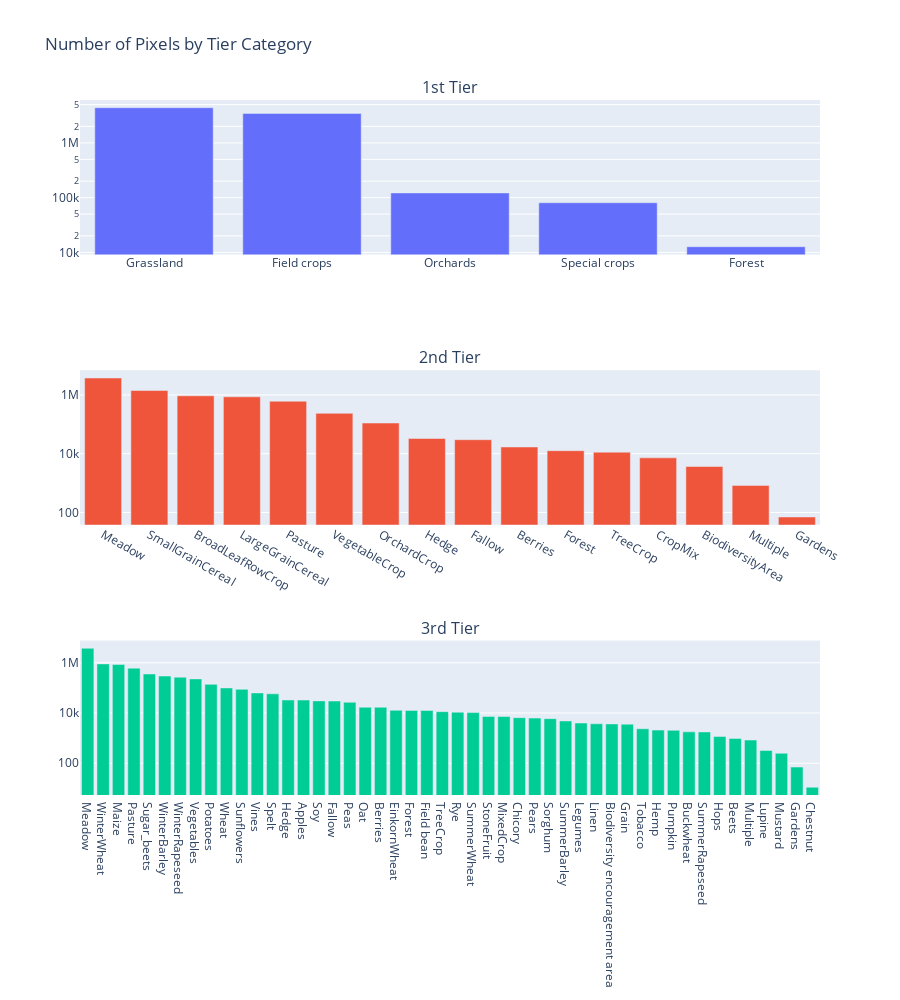

Source (notebook cell):
### Code cell
# Create a DataFrame for each tier
tier1_data = pd.DataFrame({
    'tier': [f"{dataset_info['tier1'][i]}" for i in pixels_by_tier_category['tier1'].keys() if i != 0],
    'count': [pixels_by_tier_category['tier1'][i] for i in pixels_by_tier_category['tier1'].keys() if i != 0]
})

tier2_data = pd.DataFrame({
    'tier': [f"{dataset_info['tier2'][i]}" for i in pixels_by_tier_category['tier2'].keys() if i != 0],
    'count': [pixels_by_tier_category['tier2'][i] for i in pixels_by_tier_category['tier2'].keys() if i != 0]
})

tier3_data = pd.DataFrame({
    'tier': [f"{dataset_info['tier3'][i]}" for i in pixels_by_tier_category['tier3'].keys() if i != 0],
    'count': [pixels_by_tier_category['tier3'][i] for i in pixels_by_tier_category['tier3'].keys() if i != 0]
})

tier_data_list = [tier1_data, tier2_data, tier3_data]

# Create a subplot for each tier category
fig = make_subplots(rows=3, cols=1, subplot_titles=['1st Tier', '2nd Tier', '3rd Tier'])

# Iterate over each tier and create a bar chart
for i, tier_data in enumerate(tier_data_list, start=1):
    grouped_data = tier_data.sort_values(by='count', ascending=False)

    # Create a color map for the current tier
    random.seed(42)
    color_map = {category: f'rgba({random.randint(0, 255)}, {random.randint(0, 255)}, {random.randint(0, 255)}, 1)' for category in grouped_data['tier'].unique()}
    bar_colors = grouped_data['tier'].map(color_map)

    fig.add_trace(
        go.Bar(
            x=grouped_data['tier'],
            y=grouped_data['count'],
            # marker_color=bar_colors
        ),
        row=i, col=1
    )

    fig.update_traces(
        hovertemplate="<b>%{x}</b><br>Count: %{y}",
        selector=dict(row=i, col=1)
    )

    fig.update_yaxes(type="log", row=i, col=1)

fig.update_layout(
    title="Number of Pixels by Tier Category",
    height=1000,  # Adjust the height to accommodate all subplots
    showlegend=False
)

fig.write_image("../assets/ZueriCrop_2.0_Tiers_Class_Distribution.pdf", width=1200, height=1000)

fig.show()

### Figure 1 — Plotly figure (JSON) as saved in the notebook; plotly's stock layout.template omitted (floating-point values rounded to 4 significant figures)
{"data": [{"type": "bar", "x": ["Grassland", "Field crops", "Orchards", "Special crops", "Forest"], "xaxis": "x", "y": [4389610, 3453813, 121739, 80642, 12675], "yaxis": "y"}, {"type": "bar", "x": ["Meadow", "SmallGrainCereal", "BroadLeafRowCrop", "LargeGrainCereal", "Pasture", "VegetableCrop", "OrchardCrop", "Hedge", "Fallow", "Berries", "Forest", "TreeCrop", "CropMix", "BiodiversityArea", "Multiple", "Gardens"], "xaxis": "x2", "y": [3775380, 1414999, 934733, 860419, 610564, 236442, 110454, 32898, 29910, 16930, 12675, 11285, 7220, 3666, 834, 70], "yaxis": "y2"}, {"type": "bar", "x": ["Meadow", "WinterWheat", "Maize", "Pasture", "Sugar_beets", "WinterBarley", "WinterRapeseed", "Vegetables", "Potatoes", "Wheat", "Sunflowers", "Vines", "Spelt", "Hedge", "Apples", "Soy", "Fallow", "Peas", "Oat", "Berries", "EinkornWheat", "Forest", "Field bean", "TreeCrop", "Rye", "SummerWheat", "StoneFruit", "MixedCrop", "Chicory", "Pears", "Sorghum", "SummerBarley", "Legumes", "Linen", "Biodiversity encouragement area", "Grain", "Tobacco", "Hemp", "Pumpkin", "Buckwheat", "SummerRapeseed", "Hops", "Beets", "Multiple", "Lupine", "Mustard", "Gardens", "Chestnut"], "xaxis": "x3", "y": [3775380, 900795, 854471, 610564, 357107, 296026, 266612, 227894, 138339, 99072, 87624, 62957, 58027, 32898, 32738, 30330, 29910, 26632, 16941, 16930, 12815, 12675, 12662, 11285, 10784, 10375, 7331, 7220, 6515, 6266, 5948, 4810, 3982, 3717, 3666, 3583, 2351, 2083, 2033, 1771, 1756, 1151, 970, 834, 320, 248, 70, 11], "yaxis": "y3"}], "layout": {"annotations": [{"font": {"size": 16}, "showarrow": false, "text": "1st Tier", "x": 0.5, "xanchor": "center", "xref": "paper", "y": 1, "yanchor": "bottom", "yref": "paper"}, {"font": {"size": 16}, "showarrow": false, "text": "2nd Tier", "x": 0.5, "xanchor": "center", "xref": "paper", "y": 0.6111, "yanchor": "bottom", "yref": "paper"}, {"font": {"size": 16}, "showarrow": false, "text": "3rd Tier", "x": 0.5, "xanchor": "center", "xref": "paper", "y": 0.2222, "yanchor": "bottom", "yref": "paper"}], "height": 1000, "showlegend": false, "title": {"text": "Number of Pixels by Tier Category"}, "xaxis": {"anchor": "y", "domain": [0, 1]}, "xaxis2": {"anchor": "y2", "domain": [0, 1]}, "xaxis3": {"anchor": "y3", "domain": [0, 1]}, "yaxis": {"anchor": "x", "domain": [0.7778, 1], "type": "log"}, "yaxis2": {"anchor": "x2", "domain": [0.3889, 0.6111], "type": "log"}, "yaxis3": {"anchor": "x3", "domain": [0, 0.2222], "type": "log"}}}
